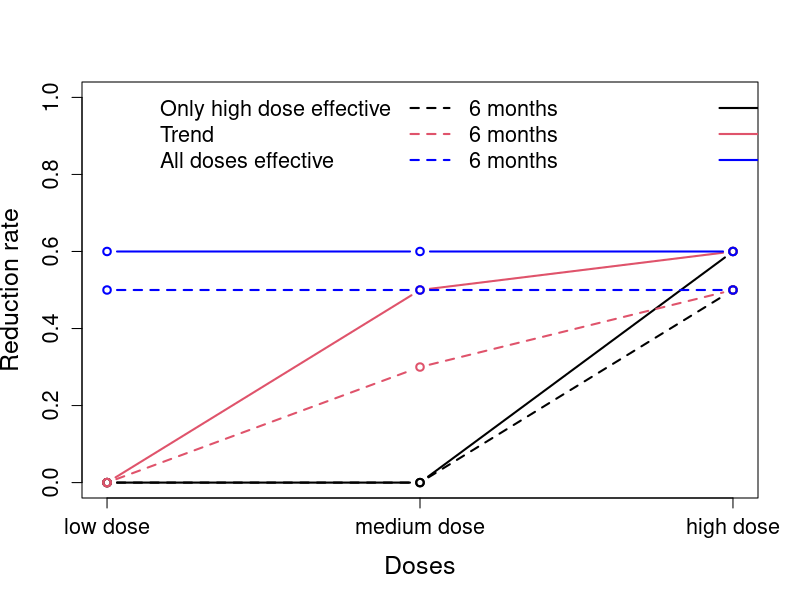
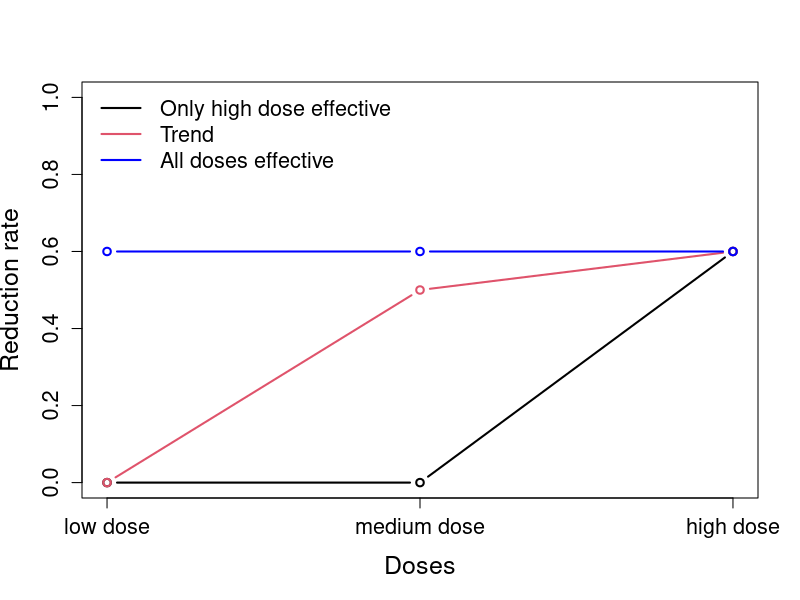

These charts were generated, in order, by the following R code: (Note: this script raises an error after producing the figures.)
#save.image(file='eWHORM.RData')
#load('yoursession.RData')


###################################################################
#oncho

mu<-19
sigma<-30
rmonth=1


##################################
#
# Simulation 1
#


r0_6no=0
r1_6no=0
r2_6no=0
r3_6no=0
r0_12no=0
r1_12no=0
r2_12no=0
r3_12no=0

r0_6lo=0
r1_6lo=0
r2_6lo=0
r3_6lo=0.5
r0_12lo=0
r1_12lo=0
r2_12lo=0
r3_12lo=0.6

r0_6me=0
r1_6me=0
r2_6me=0.3
r3_6me=0.5
r0_12me=0
r1_12me=0
r2_12me=0.5
r3_12me=0.6

r0_6hi=0
r1_6hi=0.5
r2_6hi=0.5
r3_6hi=0.5
r0_12hi=0
r1_12hi=0.6
r2_12hi=0.6
r3_12hi=0.6

pdf(file ="Scenarios.pdf", width = 10, height = 10, pointsize = 12, paper = "special")
plot(1:3,c(r1_6lo,r2_6lo,r3_6lo),type="b",lty=2,ylim=c(0,1),ylab="Reduction rate",xlab="Doses",lwd=2,xaxt="n",cex.lab=1.5,cex.axis=1.3)
axis(1,c(1:3),c("low dose","medium dose","high dose"),cex.axis=1.3,cex=1.3)#,c("Selection","condPow","Pow"),padj=-0.3,cex.axis=1.3)
legend("topleft",legend=c("Only high dose effective","Trend","All doses effective","6 months","6 months","6 months","12 months","12 months","12 months"),lwd=2,col=c("white","white","white",1,2,"blue",1,2,"blue"),bty="n",lty=c(1,1,1,2,2,2),ncol=3,cex=1.3)
lines(1:3,c(r1_12lo,r2_12lo,r3_12lo),type="b",lty=1,lwd=2)
lines(1:3,c(r1_12me,r2_12me,r3_12me),type="b",lty=1,lwd=2,col=2)
lines(1:3,c(r1_6me,r2_6me,r3_6me),type="b",lty=2,lwd=2,col=2)            
lines(1:3,c(r1_12hi,r2_12hi,r3_12hi),type="b",lty=1,lwd=2,col="blue")
lines(1:3,c(r1_6hi,r2_6hi,r3_6hi),type="b",lty=2,lwd=2,col="blue")            
dev.off()

pdf(file ="Scenarios_Trichuris.pdf", width = 10, height = 10, pointsize = 12, paper = "special")
plot(1:3,c(r1_12lo,r2_12lo,r3_12lo),type="b",lty=1,ylim=c(0,1),ylab="Reduction rate",xlab="Doses",lwd=2,xaxt="n",cex.lab=1.5,cex.axis=1.3)
axis(1,c(1:3),c("low dose","medium dose","high dose"),cex.axis=1.3,cex=1.3)#,c("Selection","condPow","Pow"),padj=-0.3,cex.axis=1.3)
legend("topleft",legend=c("Only high dose effective","Trend","All doses effective"),lwd=2,col=c(1,2,"blue"),bty="n",lty=c(1,1,1),ncol=1,cex=1.3)
lines(1:3,c(r1_12me,r2_12me,r3_12me),type="b",lty=1,lwd=2,col=2)
lines(1:3,c(r1_12hi,r2_12hi,r3_12hi),type="b",lty=1,lwd=2,col="blue")
dev.off()






mu_raw_0 = mu
sd_raw_0 = sigma 
rho = 0.5
n_trials=10000
n_arms = 4
N1<-c(80,80,80,120,120,120)
N = 200

alpha1<-c(.1,.2,.3,.1,.2,.3)
alpha=.025
sim_out1=1
sel_scen=0
side1=1
test1=0
dropout=.1
rr0=0
rr1=0
rr2=0
rr3=0

#no_effect

#simulation.global.null<-c(mu_raw_0, sd_raw_0, r0_6,r1_6,r2_6,r3_6, r0_12,r1_12,r2_12,r3_12,  rho ,   #data.matrix(expand.grid
#            n_trials,n_arms,N1 , N, rmonth, alpha1 , alpha,  sim_out1,sel_scen, side1, test1)#)

oncho_no_effect<-mapply(simul_res,mu_raw_0, sd_raw_0 , r0_6no,r1_6no,r2_6no,r3_6no, r0_12no,r1_12no,r2_12no,r3_12no,  rho ,
       n_trials,4,N1 , N, rmonth, alpha1 , alpha,
       sim_out1,sel_scen, side1,test1,dropout,rr0,rr1,rr2,rr3)



#low_effect
oncho_low_effect<-mapply(simul_res,mu_raw_0, sd_raw_0 , r0_6lo,r1_6lo,r2_6lo,r3_6lo, r0_12lo,r1_12lo,r2_12lo,r3_12lo,  rho ,
                        n_trials,4,N1 , N, rmonth, alpha1 , alpha,
                        sim_out1,sel_scen, side1,test1,dropout,rr0,rr1,rr2,rr3)


#med_effect

oncho_med_effect<-mapply(simul_res,mu_raw_0, sd_raw_0 , r0_6me,r1_6me,r2_6me,r3_6me, r0_12me,r1_12me,r2_12me,r3_12me,  rho ,
                         n_trials,4,N1 , N, rmonth, alpha1 , alpha,
                         sim_out1,sel_scen, side1,test1,dropout,rr0,rr1,rr2,rr3)



#high_effect

oncho_high_effect<-mapply(simul_res,mu_raw_0, sd_raw_0 , r0_6hi,r1_6hi,r2_6hi,r3_6hi, r0_12hi,r1_12hi,r2_12hi,r3_12hi,  rho ,
                         n_trials,4,N1 , N, rmonth, alpha1 , alpha,
                         sim_out1,sel_scen, side1,test1,dropout,rr0,rr1,rr2,rr3)




#Power
pdf(file ="Oncho_Pow.pdf", width = 12, height = 9, pointsize = 12, paper = "special")

par (mfrow=c(3,4), mar=c(1, 1, 1, 1), oma=c(3, 3, 1, 1))
#plot(1:3,oncho_no_effect[7,1:3],type="b",xaxt="n",ylim=c(0,1),lty=1,lwd=2,col=1)
#mtext(side=2,"Proportion",cex=1,line=2.1)#,line=2.2)
#mtext(side=3,"Low Dose",cex=1.3)#,line=2.2)
#lines(1:3,oncho_no_effect[7,4:6],type="b",lwd=2,col=2)
#lines(1:3,oncho_no_effect[11,1:3],type="b",lwd=2,col=3,lty=2)
#lines(1:3,oncho_no_effect[15,1:3],type="b",lwd=2,col=5,lty=2)

#plot(1:3,oncho_no_effect[8,1:3],type="b",xaxt="n",yaxt="n",ylim=c(0,1),lwd=2,col=1)
#mtext(side=3,"Medium Dose",cex=1.3)#,line=2.2)
#lines(1:3,oncho_no_effect[8,4:6],type="b",lwd=2,col=2)
#lines(1:3,oncho_no_effect[12,1:3],type="b",lwd=2,col=3,lty=2)
#lines(1:3,oncho_no_effect[16,1:3],type="b",lwd=2,col=5,lty=2)

#plot(1:3,oncho_no_effect[9,1:3],type="b",xaxt="n",yaxt="n",ylim=c(0,1),lwd=2,col=1)
#mtext(side=3,"High Dose",cex=1.3)#,line=2.2)
#lines(1:3,oncho_no_effect[9,4:6],type="b",lwd=2,col=2)
#lines(1:3,oncho_no_effect[13,1:3],type="b",lwd=2,col=3,lty=2)
#lines(1:3,oncho_no_effect[17,1:3],type="b",lwd=2,col=5,lty=2)

#plot(1:3,oncho_no_effect[10,1:3],type="b",xaxt="n",yaxt="n",ylim=c(0,1),lwd=2,col=1)
#mtext(side=3,"Disjunctive",cex=1.3)#,line=2.2)
#lines(1:3,oncho_no_effect[10,4:6],type="b",lwd=2,col=2)
#lines(1:3,oncho_no_effect[14,1:3],type="b",lwd=2,col=3,lty=2)
#lines(1:3,oncho_no_effect[18,1:3],type="b",lwd=2,col=5,lty=2)
#mtext(side=4,"Global null hypothesis",cex=1,line=1)#,line=2.2)



plot(1:3,oncho_low_effect[7,1:3],type="b",xaxt="n",ylim=c(0,1),lty=1,lwd=2,col=1,cex.axis=1.3)
legend("top",legend=c(expression(N[1]==80),expression(N[1]==120),"MA1","MA2"),lwd=2,col=c(1,2,3,4,"white","white"),lty=c(1,1,2,2),bty="n",cex=1.3)
mtext(side=2,"Proportion",cex=1,line=2.1)#,line=2.2)
mtext(side=3,"Low Dose",cex=1.3)#,line=2.2)
lines(1:3,oncho_low_effect[7,4:6],type="b",lty=1,lwd=2,col=2)
lines(1:3,oncho_low_effect[11,1:3],type="b",lwd=2,col=3,lty=2)
lines(1:3,oncho_low_effect[15,1:3],type="b",lwd=2,col=5,lty=2)

plot(1:3,oncho_low_effect[8,1:3],type="b",xaxt="n",yaxt="n",ylim=c(0,1),lwd=2,col=1)
mtext(side=3,"Medium Dose",cex=1.3)#,line=2.2)
lines(1:3,oncho_low_effect[8,4:6],type="b",lwd=2,col=2)
lines(1:3,oncho_low_effect[12,1:3],type="b",lwd=2,col=3,lty=2)
lines(1:3,oncho_low_effect[16,1:3],type="b",lwd=2,col=5,lty=2)

plot(1:3,oncho_low_effect[9,1:3],type="b",xaxt="n",yaxt="n",ylim=c(0,1),lwd=2,col=1)
mtext(side=3,"High Dose",cex=1.3)#,line=2.2)
lines(1:3,oncho_low_effect[9,4:6],type="b",lwd=2,col=2)
lines(1:3,oncho_low_effect[13,1:3],type="b",lwd=2,col=3,lty=2)
lines(1:3,oncho_low_effect[17,1:3],type="b",lwd=2,col=5,lty=2)

plot(1:3,oncho_low_effect[10,1:3],type="b",xaxt="n",yaxt="n",ylim=c(0,1),lwd=2,col=1)
lines(1:3,oncho_low_effect[10,4:6],type="b",lwd=2,col=2)
mtext(side=3,"Disjunctive",cex=1.3)#,line=2.2)lines(1:3,oncho_low_effect[10,4:6],type="b",lwd=2,col=2)
lines(1:3,oncho_low_effect[14,1:3],type="b",lwd=2,col=3,lty=2)
lines(1:3,oncho_low_effect[18,1:3],type="b",lwd=2,col=5,lty=2)
mtext(side=4,"Scenario high dose eff.",cex=1,line=1)#,line=2.2)


plot(1:3,oncho_med_effect[7,1:3],type="b",xaxt="n",ylim=c(0,1),lty=1,lwd=2,col=1,cex.axis=1.3)
mtext(side=2,"Proportion",cex=1,line=2.1)#,line=2.2)
lines(1:3,oncho_med_effect[7,4:6],type="b",lty=1,lwd=2,col=2)
lines(1:3,oncho_med_effect[11,1:3],type="b",lwd=2,col=3,lty=2)
lines(1:3,oncho_med_effect[15,1:3],type="b",lwd=2,col=5,lty=2)

plot(1:3,oncho_med_effect[8,1:3],type="b",xaxt="n",yaxt="n",ylim=c(0,1),lwd=2,col=1)
lines(1:3,oncho_med_effect[8,4:6],type="b",lwd=2,col=2)
lines(1:3,oncho_med_effect[12,1:3],type="b",lwd=2,col=3,lty=2)
lines(1:3,oncho_med_effect[16,1:3],type="b",lwd=2,col=5,lty=2)

plot(1:3,oncho_med_effect[9,1:3],type="b",xaxt="n",yaxt="n",ylim=c(0,1),lwd=2,col=1)
lines(1:3,oncho_med_effect[9,4:6],type="b",lwd=2,col=2)
lines(1:3,oncho_med_effect[13,1:3],type="b",lwd=2,col=3,lty=2)
lines(1:3,oncho_med_effect[17,1:3],type="b",lwd=2,col=5,lty=2)

plot(1:3,oncho_med_effect[10,1:3],type="b",xaxt="n",yaxt="n",ylim=c(0,1),lwd=2,col=1)
lines(1:3,oncho_med_effect[10,4:6],type="b",lwd=2,col=2)
lines(1:3,oncho_med_effect[14,1:3],type="b",lwd=2,col=3,lty=2)
lines(1:3,oncho_med_effect[18,1:3],type="b",lwd=2,col=5,lty=2)
mtext(side=4,"Scenario Trend",cex=1,line=1)#,line=2.2)

plot(1:3,oncho_high_effect[7,1:3],type="b",xaxt="n",ylim=c(0,1),lty=1,lwd=2,col=1,cex.axis=1.3)
mtext(side=2,"Proportion",cex=1,line=2.1)#,line=2.2)
lines(1:3,oncho_high_effect[7,4:6],type="b",lty=1,lwd=2,col=2)
lines(1:3,oncho_high_effect[11,1:3],type="b",lwd=2,col=3,lty=2)
lines(1:3,oncho_high_effect[15,1:3],type="b",lwd=2,col=5,lty=2)
axis(1,c(1:3),c("0.1","0.2","0.3"),padj=-0.3,cex.axis=1.3)#,c("Selection","condPow","Pow"),padj=-0.3,cex.axis=1.3)
mtext(side=1,expression(alpha[1]),cex=1,line=2)#,line=2.2)

plot(1:3,oncho_high_effect[8,1:3],type="b",xaxt="n",yaxt="n",ylim=c(0,1),lwd=2,col=1)
lines(1:3,oncho_high_effect[8,4:6],type="b",lwd=2,col=2)
lines(1:3,oncho_high_effect[12,1:3],type="b",lwd=2,col=3,lty=2)
lines(1:3,oncho_high_effect[16,1:3],type="b",lwd=2,col=5,lty=2)
axis(1,c(1:3),c("0.1","0.2","0.3"),padj=-0.3,cex.axis=1.3)#,c("Selection","condPow","Pow"),padj=-0.3,cex.axis=1.3)
mtext(side=1,expression(alpha[1]),cex=1,line=2)#,line=2.2)

plot(1:3,oncho_high_effect[9,1:3],type="b",xaxt="n",yaxt="n",ylim=c(0,1),lwd=2,col=1)
lines(1:3,oncho_high_effect[9,4:6],type="b",lwd=2,col=2)
lines(1:3,oncho_high_effect[13,1:3],type="b",lwd=2,col=3,lty=2)
lines(1:3,oncho_high_effect[17,1:3],type="b",lwd=2,col=5,lty=2)
axis(1,c(1:3),c("0.1","0.2","0.3"),padj=-0.3,cex.axis=1.3)#,c("Selection","condPow","Pow"),padj=-0.3,cex.axis=1.3)
mtext(side=1,expression(alpha[1]),cex=1,line=2)#,line=2.2)

plot(1:3,oncho_high_effect[10,1:3],type="b",xaxt="n",yaxt="n",ylim=c(0,1),lwd=2,col=1)
lines(1:3,oncho_high_effect[10,4:6],type="b",lwd=2,col=2)
lines(1:3,oncho_high_effect[14,1:3],type="b",lwd=2,col=3,lty=2)
lines(1:3,oncho_high_effect[18,1:3],type="b",lwd=2,col=5,lty=2)
mtext(side=4,"Scenario all dose eff.",cex=1,line=1)#,line=2.2)
axis(1,c(1:3),c("0.1","0.2","0.3"),padj=-0.3,cex.axis=1.3)#,c("Selection","condPow","Pow"),padj=-0.3,cex.axis=1.3)
mtext(side=1,expression(alpha[1]),cex=1,line=2)#,line=2.2)

dev.off()



#Selection
pdf(file ="Oncho_selection.pdf", width = 9, height = 12, pointsize = 12, paper = "special")

par (mfrow=c(4,3), mar=c(1, 1, 1, 1), oma=c(3, 3, 1, 1))
plot(1:3,oncho_no_effect[1,1:3],type="b",xaxt="n",ylim=c(0,1),lty=1,lwd=2,col=1)
legend("top",legend=c(expression(N[1]==80),expression(N[1]==120)),lwd=2,col=c(1,2),lty=c(1,1),bty="n",cex=1.3)
mtext(side=2,"Proportion",cex=1,line=2.1)#,line=2.2)
mtext(side=3,"Low Dose",cex=1.3)#,line=2.2)
#legend("topright",legend=c(expression(N[1]==60),expression(alpha[1]==0.1),expression(alpha[1]==0.2),expression(alpha[1]==0.3),expression(N[1]==90),expression(alpha[1]==0.1),expression(alpha[1]==0.2),expression(alpha[1]==0.3)),cex=.8,lwd=2,col=c("white",1:3,"white",4:6),lwd=2.5,ncol=2,bty="n",pch=c(1,1:3,1,4:6))
lines(1:3,oncho_no_effect[1,4:6],type="b",lwd=2,col=2)

plot(1:3,oncho_no_effect[2,1:3],type="b",xaxt="n",yaxt="n",ylim=c(0,1),lwd=2,col=1)
mtext(side=3,"Medium Dose",cex=1.3)#,line=2.2)
lines(1:3,oncho_no_effect[2,4:6],type="b",lwd=2,col=2)

plot(1:3,oncho_no_effect[3,1:3],type="b",xaxt="n",yaxt="n",ylim=c(0,1),lwd=2,col=1)
mtext(side=3,"High Dose",cex=1.3)#,line=2.2)
lines(1:3,oncho_no_effect[3,4:6],type="b",lwd=2,col=2)

mtext(side=4,"Global null hypothesis",cex=1,line=1)#,line=2.2)



plot(1:3,oncho_low_effect[1,1:3],type="b",xaxt="n",ylim=c(0,1),lty=1,lwd=2,col=1,cex.axis=1.3)
mtext(side=2,"Proportion",cex=1,line=2.1)#,line=2.2)
lines(1:3,oncho_low_effect[1,4:6],type="b",lty=1,lwd=2,col=2)

plot(1:3,oncho_low_effect[2,1:3],type="b",xaxt="n",yaxt="n",ylim=c(0,1),lwd=2,col=1)
lines(1:3,oncho_low_effect[2,4:6],type="b",lwd=2,col=2)

plot(1:3,oncho_low_effect[3,1:3],type="b",xaxt="n",yaxt="n",ylim=c(0,1),lwd=2,col=1)
lines(1:3,oncho_low_effect[3,4:6],type="b",lwd=2,col=2)
mtext(side=4,"Scenario high dose eff.",cex=1,line=1)#,line=2.2)


plot(1:3,oncho_med_effect[1,1:3],type="b",xaxt="n",ylim=c(0,1),lty=1,lwd=2,col=1,cex.axis=1.3)
mtext(side=2,"Proportion",cex=1,line=2.1)#,line=2.2)
lines(1:3,oncho_med_effect[1,4:6],type="b",lty=1,lwd=2,col=2)

plot(1:3,oncho_med_effect[2,1:3],type="b",xaxt="n",yaxt="n",ylim=c(0,1),lwd=2,col=1)
lines(1:3,oncho_med_effect[2,4:6],type="b",lwd=2,col=2)

plot(1:3,oncho_med_effect[3,1:3],type="b",xaxt="n",yaxt="n",ylim=c(0,1),lwd=2,col=1)
lines(1:3,oncho_med_effect[3,4:6],type="b",lwd=2,col=2)
mtext(side=4,"Scenario Trend",cex=1,line=1)#,line=2.2)

plot(1:3,oncho_high_effect[1,1:3],type="b",xaxt="n",ylim=c(0,1),lty=1,lwd=2,col=1,cex.axis=1.3)
mtext(side=2,"Proportion",cex=1,line=2.1)#,line=2.2)
lines(1:3,oncho_high_effect[1,4:6],type="b",lty=1,lwd=2,col=2)
axis(1,c(1:3),c("0.1","0.2","0.3"),padj=-0.3,cex.axis=1.3)#,c("Selection","condPow","Pow"),padj=-0.3,cex.axis=1.3)
mtext(side=1,expression(alpha[1]),cex=1,line=2)#,line=2.2)

plot(1:3,oncho_high_effect[2,1:3],type="b",xaxt="n",yaxt="n",ylim=c(0,1),lwd=2,col=1)
lines(1:3,oncho_high_effect[2,4:6],type="b",lwd=2,col=2)
axis(1,c(1:3),c("0.1","0.2","0.3"),padj=-0.3,cex.axis=1.3)#,c("Selection","condPow","Pow"),padj=-0.3,cex.axis=1.3)
mtext(side=1,expression(alpha[1]),cex=1,line=2)#,line=2.2)

plot(1:3,oncho_high_effect[3,1:3],type="b",xaxt="n",yaxt="n",ylim=c(0,1),lwd=2,col=1)
lines(1:3,oncho_high_effect[3,4:6],type="b",lwd=2,col=2)
axis(1,c(1:3),c("0.1","0.2","0.3"),padj=-0.3,cex.axis=1.3)#,c("Selection","condPow","Pow"),padj=-0.3,cex.axis=1.3)
mtext(side=1,expression(alpha[1]),cex=1,line=2)#,line=2.2)
mtext(side=4,"Scenario all dose eff.",cex=1,line=1)#,line=2.2)
dev.off()

#Conditional Power


pdf(file ="Oncho_condpower.pdf", width = 9, height = 9, pointsize = 12, paper = "special")
par (mfrow=c(3,3), mar=c(1, 1, 1, 1), oma=c(3, 3, 1, 1))
#plot(1:3,oncho_no_effect[4,1:3],type="b",xaxt="n",ylim=c(0,1),lty=1,lwd=2,col=1)
#mtext(side=2,"Proportion",cex=1,line=2.1)#,line=2.2)
#mtext(side=3,"Low Dose",cex=1.3)#,line=2.2)
#legend("topright",legend=c(expression(N[1]==60),expression(alpha[1]==0.1),expression(alpha[1]==0.2),expression(alpha[1]==0.3),expression(N[1]==90),expression(alpha[1]==0.1),expression(alpha[1]==0.2),expression(alpha[1]==0.3)),cex=.8,lwd=2,col=c("white",1:3,"white",4:6),lwd=2.5,ncol=2,bty="n",pch=c(1,1:3,1,4:6))
#lines(1:3,oncho_no_effect[4,4:6],type="b",lwd=2,col=2)

#plot(1:3,oncho_no_effect[5,1:3],type="b",xaxt="n",yaxt="n",ylim=c(0,1),lwd=2,col=1)
#mtext(side=3,"Medium Dose",cex=1.3)#,line=2.2)
#lines(1:3,oncho_no_effect[5,4:6],type="b",lwd=2,col=2)

#plot(1:3,oncho_no_effect[6,1:3],type="b",xaxt="n",yaxt="n",ylim=c(0,1),lwd=2,col=1)
#mtext(side=3,"High Dose",cex=1.3)#,line=2.2)
#lines(1:3,oncho_no_effect[6,4:6],type="b",lwd=2,col=2)

#mtext(side=4,"Global null hypothesis",cex=1,line=1)#,line=2.2)



plot(1:3,oncho_low_effect[4,1:3],type="b",xaxt="n",ylim=c(0,1),lty=1,lwd=2,col=1,cex.axis=1.3)
legend("top",legend=c(expression(N[1]==80),expression(N[1]==120)),lwd=2,col=c(1,2),lty=c(1,1),bty="n",cex=1.3)
mtext(side=3,"Low Dose",cex=1.3)#,line=2.2)
mtext(side=2,"Proportion",cex=1,line=2.1)#,line=2.2)
lines(1:3,oncho_low_effect[4,4:6],type="b",lty=1,lwd=2,col=2)

plot(1:3,oncho_low_effect[5,1:3],type="b",xaxt="n",yaxt="n",ylim=c(0,1),lwd=2,col=1)
mtext(side=3,"Medium Dose",cex=1.3)#,line=2.2)
lines(1:3,oncho_low_effect[5,4:6],type="b",lwd=2,col=2)

plot(1:3,oncho_low_effect[6,1:3],type="b",xaxt="n",yaxt="n",ylim=c(0,1),lwd=2,col=1)
mtext(side=3,"High Dose",cex=1.3)#,line=2.2)
lines(1:3,oncho_low_effect[6,4:6],type="b",lwd=2,col=2)
mtext(side=4,"Scenario high dose eff.",cex=1,line=1)#,line=2.2)


plot(1:3,oncho_med_effect[4,1:3],type="b",xaxt="n",ylim=c(0,1),lty=1,lwd=2,col=1,cex.axis=1.3)
mtext(side=2,"Proportion",cex=1,line=2.1)#,line=2.2)
lines(1:3,oncho_med_effect[4,4:6],type="b",lty=1,lwd=2,col=2)

plot(1:3,oncho_med_effect[5,1:3],type="b",xaxt="n",yaxt="n",ylim=c(0,1),lwd=2,col=1)
lines(1:3,oncho_med_effect[5,4:6],type="b",lwd=2,col=2)

plot(1:3,oncho_med_effect[6,1:3],type="b",xaxt="n",yaxt="n",ylim=c(0,1),lwd=2,col=1)
lines(1:3,oncho_med_effect[6,4:6],type="b",lwd=2,col=2)
mtext(side=4,"Scenario Trend",cex=1,line=1)#,line=2.2)

plot(1:3,oncho_high_effect[4,1:3],type="b",xaxt="n",ylim=c(0,1),lty=1,lwd=2,col=1,cex.axis=1.3)
mtext(side=2,"Proportion",cex=1,line=2.1)#,line=2.2)
lines(1:3,oncho_high_effect[4,4:6],type="b",lty=1,lwd=2,col=2)
axis(1,c(1:3),c("0.1","0.2","0.3"),padj=-0.3,cex.axis=1.3)#,c("Selection","condPow","Pow"),padj=-0.3,cex.axis=1.3)
mtext(side=1,expression(alpha[1]),cex=1,line=2)#,line=2.2)

plot(1:3,oncho_high_effect[5,1:3],type="b",xaxt="n",yaxt="n",ylim=c(0,1),lwd=2,col=1)
lines(1:3,oncho_high_effect[5,4:6],type="b",lwd=2,col=2)
axis(1,c(1:3),c("0.1","0.2","0.3"),padj=-0.3,cex.axis=1.3)#,c("Selection","condPow","Pow"),padj=-0.3,cex.axis=1.3)
mtext(side=1,expression(alpha[1]),cex=1,line=2)#,line=2.2)

plot(1:3,oncho_high_effect[6,1:3],type="b",xaxt="n",yaxt="n",ylim=c(0,1),lwd=2,col=1)
lines(1:3,oncho_high_effect[6,4:6],type="b",lwd=2,col=2)
axis(1,c(1:3),c("0.1","0.2","0.3"),padj=-0.3,cex.axis=1.3)#,c("Selection","condPow","Pow"),padj=-0.3,cex.axis=1.3)
mtext(side=1,expression(alpha[1]),cex=1,line=2)#,line=2.2)
mtext(side=4,"Scenario all dose eff.",cex=1,line=1)#,line=2.2)

dev.off()



##################################
#
# Simulation 2
#




###############################################################################################
###############################################################################################

#
#
#     Compare  linear model - t-test Wilcoxon
#
#


N1<-120
alpha1<-.3
sel_scen=c(0,0,0,1,1,1)
test1=c(0,2,3,0,2,3)

#no_effect

oncho_no_effect_test<-mapply(simul_res,mu_raw_0, sd_raw_0 , r0_6no,r1_6no,r2_6no,r3_6no, r0_12no,r1_12no,r2_12no,r3_12no,  rho ,
                        n_trials,4,N1 , N, rmonth, alpha1 , alpha,
                        sim_out1,sel_scen, side1,test1,dropout,rr0,rr1,rr2,rr3)

#low_effect
oncho_low_effect_test<-mapply(simul_res,mu_raw_0, sd_raw_0 , r0_6lo,r1_6lo,r2_6lo,r3_6lo, r0_12lo,r1_12lo,r2_12lo,r3_12lo,  rho ,
                         n_trials,4,N1 , N, rmonth, alpha1 , alpha,
                         sim_out1,sel_scen, side1,test1,dropout,rr0,rr1,rr2,rr3)

#med_effect

oncho_med_effect_test<-mapply(simul_res,mu_raw_0, sd_raw_0 , r0_6me,r1_6me,r2_6me,r3_6me, r0_12me,r1_12me,r2_12me,r3_12me,  rho ,
                         n_trials,4,N1 , N, rmonth, alpha1 , alpha,
                         sim_out1,sel_scen, side1,test1,dropout,rr0,rr1,rr2,rr3)

#high_effect

oncho_high_effect_test<-mapply(simul_res,mu_raw_0, sd_raw_0 , r0_6hi,r1_6hi,r2_6hi,r3_6hi, r0_12hi,r1_12hi,r2_12hi,r3_12hi,  rho ,
                          n_trials,4,N1 , N, rmonth, alpha1 , alpha,
                          sim_out1,sel_scen, side1,test1,dropout,rr0,rr1,rr2,rr3)







#Power
pdf(file ="Oncho_Pow_test.pdf", width = 12, height = 9, pointsize = 12, paper = "special")

par (mfrow=c(3,4), mar=c(1, 1, 1, 1), oma=c(3, 3, 1, 1))
#plot(1:3,oncho_no_effect_test[7,1:3],type="b",xaxt="n",ylim=c(0,1),lty=1,lwd=2,col=1)
#mtext(side=2,"Proportion",cex=1,line=2.1)#,line=2.2)
#mtext(side=3,"Low Dose",cex=1.3)#,line=2.2)
##legend("topright",legend=c(expression(N[1]==60),expression(alpha[1]==0.1),expression(alpha[1]==0.2),expression(alpha[1]==0.3),expression(N[1]==90),expression(alpha[1]==0.1),expression(alpha[1]==0.2),expression(alpha[1]==0.3)),cex=.8,lwd=2,col=c("white",1:3,"white",4:6),lwd=2.5,ncol=2,bty="n",pch=c(1,1:3,1,4:6))
#lines(1:3,oncho_no_effect_test[7,4:6],type="b",lwd=2,col=2)
#lines(1:3,oncho_no_effect_test[11,1:3],type="b",lwd=2,col=3,lty=2)
##lines(1:3,oncho_no_effect_test[11,4:6],type="b",lwd=2,col=4) #sollte das selbe sein wie in voriger Zeile, daher weglassen
#lines(1:3,oncho_no_effect_test[15,1:3],type="b",lwd=2,col=5,lty=2)

#plot(1:3,oncho_no_effect_test[8,1:3],type="b",xaxt="n",yaxt="n",ylim=c(0,1),lwd=2,col=1)
#mtext(side=3,"Medium Dose",cex=1.3)#,line=2.2)
#lines(1:3,oncho_no_effect_test[8,4:6],type="b",lwd=2,col=2)
#lines(1:3,oncho_no_effect_test[12,1:3],type="b",lwd=2,col=3,lty=2)
#lines(1:3,oncho_no_effect_test[16,1:3],type="b",lwd=2,col=5,lty=2)#

#plot(1:3,oncho_no_effect_test[9,1:3],type="b",xaxt="n",yaxt="n",ylim=c(0,1),lwd=2,col=1)
#mtext(side=3,"High Dose",cex=1.3)#,line=2.2)
#lines(1:3,oncho_no_effect_test[9,4:6],type="b",lwd=2,col=2)
#lines(1:3,oncho_no_effect_test[13,1:3],type="b",lwd=2,col=3,lty=2)
#lines(1:3,oncho_no_effect_test[17,1:3],type="b",lwd=2,col=5,lty=2)

#plot(1:3,oncho_no_effect_test[10,1:3],type="b",xaxt="n",yaxt="n",ylim=c(0,1),lwd=2,col=1)
#mtext(side=3,"Disjunctive",cex=1.3)#,line=2.2)
#lines(1:3,oncho_no_effect_test[10,4:6],type="b",lwd=2,col=2)
#lines(1:3,oncho_no_effect_test[14,1:3],type="b",lwd=2,col=3,lty=2)
#lines(1:3,oncho_no_effect_test[18,1:3],type="b",lwd=2,col=5,lty=2)
#mtext(side=4,"Global null hypothesis",cex=1,line=1)#,line=2.2)



plot(1:3,oncho_low_effect_test[7,1:3],type="b",xaxt="n",ylim=c(0,1),lty=1,lwd=2,col=1,cex.axis=1.3)
legend("top",legend=c("Selection strategy B","Selection strategy A","MA1","MA2"),lwd=2,col=c(1,2,3,4),lty=c(1,1,2,2),bty="n",cex=1.3)
mtext(side=2,"Proportion",cex=1,line=2.1)#,line=2.2)
mtext(side=3,"Low Dose",cex=1.3)#,line=2.2)
lines(1:3,oncho_low_effect_test[7,4:6],type="b",lty=1,lwd=2,col=2)
lines(1:3,oncho_low_effect_test[11,1:3],type="b",lwd=2,col=3,lty=2)
lines(1:3,oncho_low_effect_test[15,1:3],type="b",lwd=2,col=5,lty=2)

plot(1:3,oncho_low_effect_test[8,1:3],type="b",xaxt="n",yaxt="n",ylim=c(0,1),lwd=2,col=1)
mtext(side=3,"Medium Dose",cex=1.3)#,line=2.2)
lines(1:3,oncho_low_effect_test[8,4:6],type="b",lwd=2,col=2)
lines(1:3,oncho_low_effect_test[12,1:3],type="b",lwd=2,col=3,lty=2)
lines(1:3,oncho_low_effect_test[16,1:3],type="b",lwd=2,col=5,lty=2)

plot(1:3,oncho_low_effect_test[9,1:3],type="b",xaxt="n",yaxt="n",ylim=c(0,1),lwd=2,col=1)
mtext(side=3,"High Dose",cex=1.3)#,line=2.2)
lines(1:3,oncho_low_effect_test[9,4:6],type="b",lwd=2,col=2)
lines(1:3,oncho_low_effect_test[13,1:3],type="b",lwd=2,col=3,lty=2)
lines(1:3,oncho_low_effect_test[17,1:3],type="b",lwd=2,col=5,lty=2)

plot(1:3,oncho_low_effect_test[10,1:3],type="b",xaxt="n",yaxt="n",ylim=c(0,1),lwd=2,col=1)
mtext(side=3,"Disjunctive",cex=1.3)#,line=2.2)
lines(1:3,oncho_low_effect_test[10,4:6],type="b",lwd=2,col=2)
lines(1:3,oncho_low_effect_test[14,1:3],type="b",lwd=2,col=3,lty=2)
lines(1:3,oncho_low_effect_test[18,1:3],type="b",lwd=2,col=5,lty=2)
mtext(side=4,"Scenario high dose eff.",cex=1,line=1)#,line=2.2)


plot(1:3,oncho_med_effect_test[7,1:3],type="b",xaxt="n",ylim=c(0,1),lty=1,lwd=2,col=1,cex.axis=1.3)
mtext(side=2,"Proportion",cex=1,line=2.1)#,line=2.2)
lines(1:3,oncho_med_effect_test[7,4:6],type="b",lty=1,lwd=2,col=2)
lines(1:3,oncho_med_effect_test[11,1:3],type="b",lwd=2,col=3,lty=2)
lines(1:3,oncho_med_effect_test[15,1:3],type="b",lwd=2,col=5,lty=2)

plot(1:3,oncho_med_effect_test[8,1:3],type="b",xaxt="n",yaxt="n",ylim=c(0,1),lwd=2,col=1)
lines(1:3,oncho_med_effect_test[8,4:6],type="b",lwd=2,col=2)
lines(1:3,oncho_med_effect_test[12,1:3],type="b",lwd=2,col=3,lty=2)
lines(1:3,oncho_med_effect_test[16,1:3],type="b",lwd=2,col=5,lty=2)

plot(1:3,oncho_med_effect_test[9,1:3],type="b",xaxt="n",yaxt="n",ylim=c(0,1),lwd=2,col=1)
lines(1:3,oncho_med_effect_test[9,4:6],type="b",lwd=2,col=2)
lines(1:3,oncho_med_effect_test[13,1:3],type="b",lwd=2,col=3,lty=2)
lines(1:3,oncho_med_effect_test[17,1:3],type="b",lwd=2,col=5,lty=2)

plot(1:3,oncho_med_effect_test[10,1:3],type="b",xaxt="n",yaxt="n",ylim=c(0,1),lwd=2,col=1)
lines(1:3,oncho_med_effect_test[10,4:6],type="b",lwd=2,col=2)
lines(1:3,oncho_med_effect_test[14,1:3],type="b",lwd=2,col=3,lty=2)
lines(1:3,oncho_med_effect_test[18,1:3],type="b",lwd=2,col=5,lty=2)
mtext(side=4,"Scenario Trend",cex=1,line=1)#,line=2.2)

plot(1:3,oncho_high_effect_test[7,1:3],type="b",xaxt="n",ylim=c(0,1),lty=1,lwd=2,col=1,cex.axis=1.3)
mtext(side=2,"Proportion",cex=1,line=2.1)#,line=2.2)
lines(1:3,oncho_high_effect_test[7,4:6],type="b",lty=1,lwd=2,col=2)
lines(1:3,oncho_high_effect_test[11,1:3],type="b",lwd=2,col=3,lty=2)
lines(1:3,oncho_high_effect_test[15,1:3],type="b",lwd=2,col=5,lty=2)
axis(1,c(1:3),c("lm","t","cc"),padj=-0.3,cex.axis=1.3)#,c("Selection","condPow","Pow"),padj=-0.3,cex.axis=1.3)
mtext(side=1,"Analysis",cex=1,line=2)#,line=2.2)

plot(1:3,oncho_high_effect_test[8,1:3],type="b",xaxt="n",yaxt="n",ylim=c(0,1),lwd=2,col=1)
lines(1:3,oncho_high_effect_test[8,4:6],type="b",lwd=2,col=2)
lines(1:3,oncho_high_effect_test[12,1:3],type="b",lwd=2,col=3,lty=2)
lines(1:3,oncho_high_effect_test[16,1:3],type="b",lwd=2,col=5,lty=2)
axis(1,c(1:3),c("lm","t","cc"),padj=-0.3,cex.axis=1.3)#,c("Selection","condPow","Pow"),padj=-0.3,cex.axis=1.3)
mtext(side=1,"Analysis",cex=1,line=2)#,line=2.2)

plot(1:3,oncho_high_effect_test[9,1:3],type="b",xaxt="n",yaxt="n",ylim=c(0,1),lwd=2,col=1)
lines(1:3,oncho_high_effect_test[9,4:6],type="b",lwd=2,col=2)
lines(1:3,oncho_high_effect_test[13,1:3],type="b",lwd=2,col=3,lty=2)
lines(1:3,oncho_high_effect_test[17,1:3],type="b",lwd=2,col=5,lty=2)
axis(1,c(1:3),c("lm","t","cc"),padj=-0.3,cex.axis=1.3)#,c("Selection","condPow","Pow"),padj=-0.3,cex.axis=1.3)
mtext(side=1,"Analysis",cex=1,line=2)#,line=2.2)

plot(1:3,oncho_high_effect_test[10,1:3],type="b",xaxt="n",yaxt="n",ylim=c(0,1),lwd=2,col=1)
lines(1:3,oncho_high_effect_test[10,4:6],type="b",lwd=2,col=2)
lines(1:3,oncho_high_effect_test[14,1:3],type="b",lwd=2,col=3,lty=2)
lines(1:3,oncho_high_effect_test[18,1:3],type="b",lwd=2,col=5,lty=2)
mtext(side=4,"Scenario all dose eff.",cex=1,line=1)#,line=2.2)
axis(1,c(1:3),c("lm","t","cc"),padj=-0.3,cex.axis=1.3)#,c("Selection","condPow","Pow"),padj=-0.3,cex.axis=1.3)
mtext(side=1,"Analysis",cex=1,line=2)#,line=2.2)

dev.off()



#Selection
pdf(file ="Oncho_selection_test.pdf", width = 9, height = 12, pointsize = 12, paper = "special")

par (mfrow=c(4,3), mar=c(1, 1, 1, 1), oma=c(3, 3, 1, 1))
plot(1:3,oncho_no_effect_test[1,1:3],type="b",xaxt="n",ylim=c(0,1),lty=1,lwd=2,col=1,cex.axis=1.3)
legend("top",legend=c("Selection strategy B","Selection strategy A"),lwd=2,col=c(1,2,3,4),lty=c(1,1,2,2),bty="n",cex=1.3)
mtext(side=2,"Proportion",cex=1,line=2.1)#,line=2.2)
mtext(side=3,"Low Dose",cex=1.3)#,line=2.2)
#legend("topright",legend=c(expression(N[1]==60),expression(alpha[1]==0.1),expression(alpha[1]==0.2),expression(alpha[1]==0.3),expression(N[1]==90),expression(alpha[1]==0.1),expression(alpha[1]==0.2),expression(alpha[1]==0.3)),cex=.8,lwd=2,col=c("white",1:3,"white",4:6),lwd=2.5,ncol=2,bty="n",pch=c(1,1:3,1,4:6))
lines(1:3,oncho_no_effect_test[1,4:6],type="b",lwd=2,col=2)

plot(1:3,oncho_no_effect_test[2,1:3],type="b",xaxt="n",yaxt="n",ylim=c(0,1),lwd=2,col=1)
mtext(side=3,"Medium Dose",cex=1.3)#,line=2.2)
lines(1:3,oncho_no_effect_test[2,4:6],type="b",lwd=2,col=2)

plot(1:3,oncho_no_effect_test[3,1:3],type="b",xaxt="n",yaxt="n",ylim=c(0,1),lwd=2,col=1)
mtext(side=3,"High Dose",cex=1.3)#,line=2.2)
lines(1:3,oncho_no_effect_test[3,4:6],type="b",lwd=2,col=2)

mtext(side=4,"Global null hypothesis",cex=1,line=1)#,line=2.2)



plot(1:3,oncho_low_effect_test[1,1:3],type="b",xaxt="n",ylim=c(0,1),lty=1,lwd=2,col=1,cex.axis=1.3)
mtext(side=2,"Proportion",cex=1,line=2.1)#,line=2.2)
lines(1:3,oncho_low_effect_test[1,4:6],type="b",lty=1,lwd=2,col=2)

plot(1:3,oncho_low_effect_test[2,1:3],type="b",xaxt="n",yaxt="n",ylim=c(0,1),lwd=2,col=1)
lines(1:3,oncho_low_effect_test[2,4:6],type="b",lwd=2,col=2)

plot(1:3,oncho_low_effect_test[3,1:3],type="b",xaxt="n",yaxt="n",ylim=c(0,1),lwd=2,col=1)
lines(1:3,oncho_low_effect_test[3,4:6],type="b",lwd=2,col=2)
mtext(side=4,"Scenario high dose eff.",cex=1,line=1)#,line=2.2)


plot(1:3,oncho_med_effect_test[1,1:3],type="b",xaxt="n",ylim=c(0,1),lty=1,lwd=2,col=1,cex.axis=1.3)
mtext(side=2,"Proportion",cex=1,line=2.1)#,line=2.2)
lines(1:3,oncho_med_effect_test[1,4:6],type="b",lty=1,lwd=2,col=2)

plot(1:3,oncho_med_effect_test[2,1:3],type="b",xaxt="n",yaxt="n",ylim=c(0,1),lwd=2,col=1)
lines(1:3,oncho_med_effect_test[2,4:6],type="b",lwd=2,col=2)

plot(1:3,oncho_med_effect_test[3,1:3],type="b",xaxt="n",yaxt="n",ylim=c(0,1),lwd=2,col=1)
lines(1:3,oncho_med_effect_test[3,4:6],type="b",lwd=2,col=2)
mtext(side=4,"Scenario Trend",cex=1,line=1)#,line=2.2)

plot(1:3,oncho_high_effect_test[1,1:3],type="b",xaxt="n",ylim=c(0,1),lty=1,lwd=2,col=1,cex.axis=1.3)
mtext(side=2,"Proportion",cex=1,line=2.1)#,line=2.2)
lines(1:3,oncho_high_effect_test[1,4:6],type="b",lty=1,lwd=2,col=2)
axis(1,c(1:3),c("lm","t","cc"),padj=-0.3,cex.axis=1.3)#,c("Selection","condPow","Pow"),padj=-0.3,cex.axis=1.3)
mtext(side=1,"Analysis",cex=1,line=2)#,line=2.2)

plot(1:3,oncho_high_effect_test[2,1:3],type="b",xaxt="n",yaxt="n",ylim=c(0,1),lwd=2,col=1)
lines(1:3,oncho_high_effect_test[2,4:6],type="b",lwd=2,col=2)
axis(1,c(1:3),c("lm","t","cc"),padj=-0.3,cex.axis=1.3)#,c("Selection","condPow","Pow"),padj=-0.3,cex.axis=1.3)
mtext(side=1,"Analysis",cex=1,line=2)#,line=2.2)

plot(1:3,oncho_high_effect_test[3,1:3],type="b",xaxt="n",yaxt="n",ylim=c(0,1),lwd=2,col=1)
lines(1:3,oncho_high_effect_test[3,4:6],type="b",lwd=2,col=2)
axis(1,c(1:3),c("lm","t","cc"),padj=-0.3,cex.axis=1.3)#,c("Selection","condPow","Pow"),padj=-0.3,cex.axis=1.3)
mtext(side=1,"Analysis",cex=1,line=2)#,line=2.2)
mtext(side=4,"Scenario all dose eff.",cex=1,line=1)#,line=2.2)
dev.off()

#Conditional Power


pdf(file ="Oncho_condpower_test.pdf", width = 9, height = 9, pointsize = 12, paper = "special")
par (mfrow=c(3,3), mar=c(1, 1, 1, 1), oma=c(3, 3, 1, 1))
#plot(1:3,oncho_no_effect_test[4,1:3],type="b",xaxt="n",ylim=c(0,1),lty=1,lwd=2,col=1)
#mtext(side=2,"Proportion",cex=1,line=2.1)#,line=2.2)
#mtext(side=3,"Low Dose",cex=1.3)#,line=2.2)
##legend("topright",legend=c(expression(N[1]==60),expression(alpha[1]==0.1),expression(alpha[1]==0.2),expression(alpha[1]==0.3),expression(N[1]==90),expression(alpha[1]==0.1),expression(alpha[1]==0.2),expression(alpha[1]==0.3)),cex=.8,lwd=2,col=c("white",1:3,"white",4:6),lwd=2.5,ncol=2,bty="n",pch=c(1,1:3,1,4:6))
#lines(1:3,oncho_no_effect_test[4,4:6],type="b",lwd=2,col=2)

#plot(1:3,oncho_no_effect_test[5,1:3],type="b",xaxt="n",yaxt="n",ylim=c(0,1),lwd=2,col=1)
#mtext(side=3,"Medium Dose",cex=1.3)#,line=2.2)
#lines(1:3,oncho_no_effect_test[5,4:6],type="b",lwd=2,col=2)

#plot(1:3,oncho_no_effect_test[6,1:3],type="b",xaxt="n",yaxt="n",ylim=c(0,1),lwd=2,col=1)
#mtext(side=3,"High Dose",cex=1.3)#,line=2.2)
#lines(1:3,oncho_no_effect_test[6,4:6],type="b",lwd=2,col=2)
#mtext(side=4,"Global null hypothesis",cex=1,line=1)#,line=2.2)



plot(1:3,oncho_low_effect_test[4,1:3],type="b",xaxt="n",ylim=c(0,1),lty=1,lwd=2,col=1,cex.axis=1.3)
legend("top",legend=c("Selection strategy B","Selection strategy A"),lwd=2,col=c(1,2,3,4),lty=c(1,1,2,2),bty="n",cex=1.3)
mtext(side=3,"Low Dose",cex=1.3)#,line=2.2)
mtext(side=2,"Proportion",cex=1,line=2.1)#,line=2.2)
lines(1:3,oncho_low_effect_test[4,4:6],type="b",lty=1,lwd=2,col=2)

plot(1:3,oncho_low_effect_test[5,1:3],type="b",xaxt="n",yaxt="n",ylim=c(0,1),lwd=2,col=1)
mtext(side=3,"Medium Dose",cex=1.3)#,line=2.2)
lines(1:3,oncho_low_effect_test[5,4:6],type="b",lwd=2,col=2)

plot(1:3,oncho_low_effect_test[6,1:3],type="b",xaxt="n",yaxt="n",ylim=c(0,1),lwd=2,col=1)
mtext(side=3,"High Dose",cex=1.3)#,line=2.2)
lines(1:3,oncho_low_effect_test[6,4:6],type="b",lwd=2,col=2)
mtext(side=4,"Scenario high dose eff.",cex=1,line=1)#,line=2.2)


plot(1:3,oncho_med_effect_test[4,1:3],type="b",xaxt="n",ylim=c(0,1),lty=1,lwd=2,col=1,cex.axis=1.3)
mtext(side=2,"Proportion",cex=1,line=2.1)#,line=2.2)
lines(1:3,oncho_med_effect_test[4,4:6],type="b",lty=1,lwd=2,col=2)

plot(1:3,oncho_med_effect_test[5,1:3],type="b",xaxt="n",yaxt="n",ylim=c(0,1),lwd=2,col=1)
lines(1:3,oncho_med_effect_test[5,4:6],type="b",lwd=2,col=2)

plot(1:3,oncho_med_effect_test[6,1:3],type="b",xaxt="n",yaxt="n",ylim=c(0,1),lwd=2,col=1)
lines(1:3,oncho_med_effect_test[6,4:6],type="b",lwd=2,col=2)
mtext(side=4,"Scenario Trend",cex=1,line=1)#,line=2.2)

plot(1:3,oncho_high_effect_test[4,1:3],type="b",xaxt="n",ylim=c(0,1),lty=1,lwd=2,col=1,cex.axis=1.3)
mtext(side=2,"Proportion",cex=1,line=2.1)#,line=2.2)
lines(1:3,oncho_high_effect_test[4,4:6],type="b",lty=1,lwd=2,col=2)
axis(1,c(1:3),c("lm","t","cc"),padj=-0.3,cex.axis=1.3)#,c("Selection","condPow","Pow"),padj=-0.3,cex.axis=1.3)
mtext(side=1,"Analysis",cex=1,line=2)#,line=2.2)

plot(1:3,oncho_high_effect_test[5,1:3],type="b",xaxt="n",yaxt="n",ylim=c(0,1),lwd=2,col=1)
lines(1:3,oncho_high_effect_test[5,4:6],type="b",lwd=2,col=2)
axis(1,c(1:3),c("lm","t","cc"),padj=-0.3,cex.axis=1.3)#,c("Selection","condPow","Pow"),padj=-0.3,cex.axis=1.3)
mtext(side=1,"Analysis",cex=1,line=2)#,line=2.2)

plot(1:3,oncho_high_effect_test[6,1:3],type="b",xaxt="n",yaxt="n",ylim=c(0,1),lwd=2,col=1)
lines(1:3,oncho_high_effect_test[6,4:6],type="b",lwd=2,col=2)
axis(1,c(1:3),c("0.1","0.2","0.3"),padj=-0.3,cex.axis=1.3)#,c("Selection","condPow","Pow"),padj=-0.3,cex.axis=1.3)
axis(1,c(1:3),c("lm","t","cc"),padj=-0.3,cex.axis=1.3)#,c("Selection","condPow","Pow"),padj=-0.3,cex.axis=1.3)
mtext(side=1,"Analysis",cex=1,line=2)#,line=2.2)

dev.off()




#Error


pdf(file ="Oncho_Error.pdf", width = 12, height = 6, pointsize = 12, paper = "special")

par (mfrow=c(2,4), mar=c(1, 1, 1, 1), oma=c(3, 3, 1, 1))
plot(1:3,oncho_no_effect[7,1:3],type="b",xaxt="n",ylim=c(0,0.05),lty=1,lwd=2,col=1,cex.axis=1.3)
legend("top",legend=c(expression(N[1]==80),expression(N[1]==120),"MA1","MA2"),lwd=2,col=c(1,2,3,4),lty=c(1,1,2,2),bty="n",cex=1.3)
mtext(side=2,"FWER",cex=1,line=2.1)#,line=2.2)
mtext(side=3,"Low Dose",cex=1.3)#,line=2.2)
lines(1:3,oncho_no_effect[7,4:6],type="b",lwd=2,col=2)
lines(1:3,oncho_no_effect[11,1:3],type="b",lwd=2,col=3,lty=2)
lines(1:3,oncho_no_effect[15,1:3],type="b",lwd=2,col=5,lty=2)
abline(h=0.025)
axis(1,c(1:3),c("0.1","0.2","0.3"),padj=-0.3,cex.axis=1.3)#,c("Selection","condPow","Pow"),padj=-0.3,cex.axis=1.3)
mtext(side=1,expression(alpha[1]),cex=1,line=2)#,line=2.2)

plot(1:3,oncho_no_effect[8,1:3],type="b",xaxt="n",yaxt="n",ylim=c(0,0.05),lwd=2,col=1)
mtext(side=3,"Medium Dose",cex=1.3)#,line=2.2)
lines(1:3,oncho_no_effect[8,4:6],type="b",lwd=2,col=2)
lines(1:3,oncho_no_effect[12,1:3],type="b",lwd=2,col=3,lty=2)
lines(1:3,oncho_no_effect[16,1:3],type="b",lwd=2,col=5,lty=2)
abline(h=0.025)
axis(1,c(1:3),c("0.1","0.2","0.3"),padj=-0.3,cex.axis=1.3)#,c("Selection","condPow","Pow"),padj=-0.3,cex.axis=1.3)
mtext(side=1,expression(alpha[1]),cex=1,line=2)#,line=2.2)

plot(1:3,oncho_no_effect[9,1:3],type="b",xaxt="n",yaxt="n",ylim=c(0,0.05),lwd=2,col=1)
mtext(side=3,"High Dose",cex=1.3)#,line=2.2)
lines(1:3,oncho_no_effect[9,4:6],type="b",lwd=2,col=2)
lines(1:3,oncho_no_effect[13,1:3],type="b",lwd=2,col=3,lty=2)
lines(1:3,oncho_no_effect[17,1:3],type="b",lwd=2,col=5,lty=2)
abline(h=0.025)
axis(1,c(1:3),c("0.1","0.2","0.3"),padj=-0.3,cex.axis=1.3)#,c("Selection","condPow","Pow"),padj=-0.3,cex.axis=1.3)
mtext(side=1,expression(alpha[1]),cex=1,line=2)#,line=2.2)

plot(1:3,oncho_no_effect[10,1:3],type="b",xaxt="n",yaxt="n",ylim=c(0,0.05),lwd=2,col=1)
mtext(side=3,"Total Study FWER",cex=1.3)#,line=2.2)
lines(1:3,oncho_no_effect[10,4:6],type="b",lwd=2,col=2)
lines(1:3,oncho_no_effect[14,1:3],type="b",lwd=2,col=3,lty=2)
lines(1:3,oncho_no_effect[18,1:3],type="b",lwd=2,col=5,lty=2)
mtext(side=4,"Global null hypothesis",cex=1,line=1)#,line=2.2)
abline(h=0.025)
axis(1,c(1:3),c("0.1","0.2","0.3"),padj=-0.3,cex.axis=1.3)#,c("Selection","condPow","Pow"),padj=-0.3,cex.axis=1.3)
mtext(side=1,expression(alpha[1]),cex=1,line=2)#,line=2.2)



plot(1:3,oncho_no_effect_test[7,1:3],type="b",xaxt="n",ylim=c(0,0.05),lty=1,lwd=2,col=1,cex.axis=1.3)
legend("top",legend=c("Selection strategy B","Selection strategy A","MA1","MA2"),lwd=2,col=c(1,2,3,4),lty=c(1,1,2,2),bty="n",cex=1.3)
mtext(side=2,"Proportion",cex=1,line=2.1)#,line=2.2)
##legend("topright",legend=c(expression(N[1]==60),expression(alpha[1]==0.1),expression(alpha[1]==0.2),expression(alpha[1]==0.3),expression(N[1]==90),expression(alpha[1]==0.1),expression(alpha[1]==0.2),expression(alpha[1]==0.3)),cex=.8,lwd=2,col=c("white",1:3,"white",4:6),lwd=2.5,ncol=2,bty="n",pch=c(1,1:3,1,4:6))
lines(1:3,oncho_no_effect_test[7,4:6],type="b",lwd=2,col=2)
lines(1:3,oncho_no_effect_test[11,1:3],type="b",lwd=2,col=3,lty=2)
lines(1:3,oncho_no_effect_test[15,1:3],type="b",lwd=2,col=5,lty=2)
abline(h=0.025)
axis(1,c(1:3),c("lm","t","cc"),padj=-0.3,cex.axis=1.3)#,c("Selection","condPow","Pow"),padj=-0.3,cex.axis=1.3)
mtext(side=1,"Analysis",cex=1,line=2)#,line=2.2)

plot(1:3,oncho_no_effect_test[8,1:3],type="b",xaxt="n",yaxt="n",ylim=c(0,0.05),lwd=2,col=1)
lines(1:3,oncho_no_effect_test[8,4:6],type="b",lwd=2,col=2)
lines(1:3,oncho_no_effect_test[12,1:3],type="b",lwd=2,col=3,lty=2)
lines(1:3,oncho_no_effect_test[16,1:3],type="b",lwd=2,col=5,lty=2)#
abline(h=0.025)
axis(1,c(1:3),c("lm","t","cc"),padj=-0.3,cex.axis=1.3)#,c("Selection","condPow","Pow"),padj=-0.3,cex.axis=1.3)
mtext(side=1,"Analysis",cex=1,line=2)#,line=2.2)

plot(1:3,oncho_no_effect_test[9,1:3],type="b",xaxt="n",yaxt="n",ylim=c(0,0.05),lwd=2,col=1)
lines(1:3,oncho_no_effect_test[9,4:6],type="b",lwd=2,col=2)
lines(1:3,oncho_no_effect_test[13,1:3],type="b",lwd=2,col=3,lty=2)
lines(1:3,oncho_no_effect_test[17,1:3],type="b",lwd=2,col=5,lty=2)
abline(h=0.025)
axis(1,c(1:3),c("lm","t","cc"),padj=-0.3,cex.axis=1.3)#,c("Selection","condPow","Pow"),padj=-0.3,cex.axis=1.3)
mtext(side=1,"Analysis",cex=1,line=2)#,line=2.2)

plot(1:3,oncho_no_effect_test[10,1:3],type="b",xaxt="n",yaxt="n",ylim=c(0,0.05),lwd=2,col=1)
lines(1:3,oncho_no_effect_test[10,4:6],type="b",lwd=2,col=2)
lines(1:3,oncho_no_effect_test[14,1:3],type="b",lwd=2,col=3,lty=2)
lines(1:3,oncho_no_effect_test[18,1:3],type="b",lwd=2,col=5,lty=2)
mtext(side=4,"Global null hypothesis",cex=1,line=1)#,line=2.2)
abline(h=0.025)
axis(1,c(1:3),c("lm","t","cc"),padj=-0.3,cex.axis=1.3)#,c("Selection","condPow","Pow"),padj=-0.3,cex.axis=1.3)
mtext(side=1,"Analysis",cex=1,line=2)#,line=2.2)

dev.off()















##################################
#
# Simulation 3
#




###############################################################################################
###############################################################################################

#
#
#     Add total responder; Compare  linear model - t-test Wilcoxon
#
#


N1<-120
alpha1<-.3
sel_scen=c(0,0,0)
test1=c(0,2,3,4)
rr0<-.1
rr1<-.1
rr2<-.1
rr3<-.1
#no_effect

oncho_no_effect_resp<-mapply(simul_res,mu_raw_0, sd_raw_0 , r0_6no,r1_6no,r2_6no,r3_6no, r0_12no,r1_12no,r2_12no,r3_12no,  rho ,
                             n_trials,4,N1 , N, rmonth, alpha1 , alpha,
                             sim_out1,sel_scen, side1,test1,dropout,rr0,rr1,rr2,rr3)

rr0<-.1
rr1<-.1
rr2<-.1
rr3<-r3_12lo-.1

#low_effect
oncho_low_effect_resp<-mapply(simul_res,mu_raw_0, sd_raw_0 , r0_6lo,r1_6lo,r2_6lo,r3_6lo, r0_12lo,r1_12lo,r2_12lo,r3_12lo,  rho ,
                              n_trials,4,N1 , N, rmonth, alpha1 , alpha,
                              sim_out1,sel_scen, side1,test1,dropout,rr0,rr1,rr2,rr3)

#med_effect
rr0<-.1
rr1<-.1
rr2<-r2_12me-.1
rr3<-r3_12me-.1

oncho_med_effect_resp<-mapply(simul_res,mu_raw_0, sd_raw_0 , r0_6me,r1_6me,r2_6me,r3_6me, r0_12me,r1_12me,r2_12me,r3_12me,  rho ,
                              n_trials,4,N1 , N, rmonth, alpha1 , alpha,
                              sim_out1,sel_scen, side1,test1,dropout,rr0,rr1,rr2,rr3)

#high_effect

rr0<-.1
rr1<-r1_12hi-.1
rr2<-r2_12hi-.1
rr3<-r3_12hi-.1

oncho_high_effect_resp<-mapply(simul_res,mu_raw_0, sd_raw_0 , r0_6hi,r1_6hi,r2_6hi,r3_6hi, r0_12hi,r1_12hi,r2_12hi,r3_12hi,  rho ,
                               n_trials,4,N1 , N, rmonth, alpha1 , alpha,
                               sim_out1,sel_scen, side1,test1,dropout,rr0,rr1,rr2,rr3)







#Power



#Power
pdf(file ="Oncho_Pow_resp.pdf", width = 12, height = 9, pointsize = 12, paper = "special")

par (mfrow=c(3,4), mar=c(1, 1, 1, 1), oma=c(3, 3, 1, 1))
#plot(1:4,oncho_no_effect_resp[7,1:4],type="b",xaxt="n",ylim=c(0,1),lty=1,lwd=2,col=1)
#mtext(side=2,"Proportion",cex=1,line=2.1)#,line=2.2)
#mtext(side=3,"Low Dose",cex=1.3)#,line=2.2)
##legend("topright",legend=c(expression(N[1]==60),expression(alpha[1]==0.1),expression(alpha[1]==0.2),expression(alpha[1]==0.3),expression(N[1]==90),expression(alpha[1]==0.1),expression(alpha[1]==0.2),expression(alpha[1]==0.3)),cex=.8,lwd=2,col=c("white",1:4,"white",4:6),lwd=2.5,ncol=2,bty="n",pch=c(1,1:4,1,4:6))
#lines(1:4,oncho_no_effect_resp[7,4:6],type="b",lwd=2,col=2)
#lines(1:4,oncho_no_effect_resp[11,1:4],type="b",lwd=2,col=3,lty=2)
##lines(1:4,oncho_no_effect_resp[11,4:6],type="b",lwd=2,col=4) #sollte das selbe sein wie in voriger Zeile, daher weglassen
#lines(1:4,oncho_no_effect_resp[15,1:4],type="b",lwd=2,col=5,lty=2)

#plot(1:4,oncho_no_effect_resp[8,1:4],type="b",xaxt="n",yaxt="n",ylim=c(0,1),lwd=2,col=1)
#mtext(side=3,"Medium Dose",cex=1.3)#,line=2.2)
#lines(1:4,oncho_no_effect_resp[8,4:6],type="b",lwd=2,col=2)
#lines(1:4,oncho_no_effect_resp[12,1:4],type="b",lwd=2,col=3,lty=2)
#lines(1:4,oncho_no_effect_resp[16,1:4],type="b",lwd=2,col=5,lty=2)#

#plot(1:4,oncho_no_effect_resp[9,1:4],type="b",xaxt="n",yaxt="n",ylim=c(0,1),lwd=2,col=1)
#mtext(side=3,"High Dose",cex=1.3)#,line=2.2)
#lines(1:4,oncho_no_effect_resp[9,4:6],type="b",lwd=2,col=2)
#lines(1:4,oncho_no_effect_resp[13,1:4],type="b",lwd=2,col=3,lty=2)
#lines(1:4,oncho_no_effect_resp[17,1:4],type="b",lwd=2,col=5,lty=2)

#plot(1:4,oncho_no_effect_resp[10,1:4],type="b",xaxt="n",yaxt="n",ylim=c(0,1),lwd=2,col=1)
#mtext(side=3,"Disjunctive",cex=1.3)#,line=2.2)
#lines(1:4,oncho_no_effect_resp[10,4:6],type="b",lwd=2,col=2)
#lines(1:4,oncho_no_effect_resp[14,1:4],type="b",lwd=2,col=3,lty=2)
#lines(1:4,oncho_no_effect_resp[18,1:4],type="b",lwd=2,col=5,lty=2)
#mtext(side=4,"Global null hypothesis",cex=1,line=1)#,line=2.2)



plot(1:4,oncho_low_effect_resp[7,1:4],type="b",xaxt="n",ylim=c(0,1),lty=1,lwd=2,col=1,cex.axis=1.3)
#legend("top",legend=c(expression(N[1]==80),expression(N[1]==120),"MA1","MA2"),lwd=2,col=c(1,2,3,4),lty=c(1,1,2,2),bty="n")
mtext(side=2,"Proportion",cex=1,line=2.1)#,line=2.2)
mtext(side=3,"Low Dose",cex=1.3)#,line=2.2)
#lines(1:4,oncho_low_effect_resp[7,4:6],type="b",lty=1,lwd=2,col=2)
lines(1:4,oncho_low_effect_resp[11,1:4],type="b",lwd=2,col=3,lty=2)
lines(1:4,oncho_low_effect_resp[15,1:4],type="b",lwd=2,col=5,lty=2)
legend("top",legend=c("Adaptive design","MA1","MA2"),lwd=2,col=c(1,3,4),lty=c(1,2,2),bty="n",cex=1.3)

plot(1:4,oncho_low_effect_resp[8,1:4],type="b",xaxt="n",yaxt="n",ylim=c(0,1),lwd=2,col=1)
mtext(side=3,"Medium Dose",cex=1.3)#,line=2.2)
#lines(1:4,oncho_low_effect_resp[8,4:6],type="b",lwd=2,col=2)
lines(1:4,oncho_low_effect_resp[12,1:4],type="b",lwd=2,col=3,lty=2)
lines(1:4,oncho_low_effect_resp[16,1:4],type="b",lwd=2,col=5,lty=2)

plot(1:4,oncho_low_effect_resp[9,1:4],type="b",xaxt="n",yaxt="n",ylim=c(0,1),lwd=2,col=1)
mtext(side=3,"High Dose",cex=1.3)#,line=2.2)
#lines(1:4,oncho_low_effect_resp[9,4:6],type="b",lwd=2,col=2)
lines(1:4,oncho_low_effect_resp[13,1:4],type="b",lwd=2,col=3,lty=2)
lines(1:4,oncho_low_effect_resp[17,1:4],type="b",lwd=2,col=5,lty=2)

plot(1:4,oncho_low_effect_resp[10,1:4],type="b",xaxt="n",yaxt="n",ylim=c(0,1),lwd=2,col=1)
mtext(side=3,"Disjunctive",cex=1.3)#,line=2.2)
#lines(1:4,oncho_low_effect_resp[10,4:6],type="b",lwd=2,col=2)
lines(1:4,oncho_low_effect_resp[14,1:4],type="b",lwd=2,col=3,lty=2)
lines(1:4,oncho_low_effect_resp[18,1:4],type="b",lwd=2,col=5,lty=2)
mtext(side=4,"Scenario high dose eff.",cex=1,line=1)#,line=2.2)


plot(1:4,oncho_med_effect_resp[7,1:4],type="b",xaxt="n",ylim=c(0,1),lty=1,lwd=2,col=1,cex.axis=1.3)
mtext(side=2,"Proportion",cex=1,line=2.1)#,line=2.2)
#lines(1:4,oncho_med_effect_resp[7,4:6],type="b",lty=1,lwd=2,col=2)
lines(1:4,oncho_med_effect_resp[11,1:4],type="b",lwd=2,col=3,lty=2)
lines(1:4,oncho_med_effect_resp[15,1:4],type="b",lwd=2,col=5,lty=2)

plot(1:4,oncho_med_effect_resp[8,1:4],type="b",xaxt="n",yaxt="n",ylim=c(0,1),lwd=2,col=1)
#lines(1:4,oncho_med_effect_resp[8,4:6],type="b",lwd=2,col=2)
lines(1:4,oncho_med_effect_resp[12,1:4],type="b",lwd=2,col=3,lty=2)
lines(1:4,oncho_med_effect_resp[16,1:4],type="b",lwd=2,col=5,lty=2)

plot(1:4,oncho_med_effect_resp[9,1:4],type="b",xaxt="n",yaxt="n",ylim=c(0,1),lwd=2,col=1)
#lines(1:4,oncho_med_effect_resp[9,4:6],type="b",lwd=2,col=2)
lines(1:4,oncho_med_effect_resp[13,1:4],type="b",lwd=2,col=3,lty=2)
lines(1:4,oncho_med_effect_resp[17,1:4],type="b",lwd=2,col=5,lty=2)

plot(1:4,oncho_med_effect_resp[10,1:4],type="b",xaxt="n",yaxt="n",ylim=c(0,1),lwd=2,col=1)
#lines(1:4,oncho_med_effect_resp[10,4:6],type="b",lwd=2,col=2)
lines(1:4,oncho_med_effect_resp[14,1:4],type="b",lwd=2,col=3,lty=2)
lines(1:4,oncho_med_effect_resp[18,1:4],type="b",lwd=2,col=5,lty=2)
mtext(side=4,"Scenario Trend",cex=1,line=1)#,line=2.2)

plot(1:4,oncho_high_effect_resp[7,1:4],type="b",xaxt="n",ylim=c(0,1),lty=1,lwd=2,col=1,cex.axis=1.3)
mtext(side=2,"Proportion",cex=1,line=2.1)#,line=2.2)
#lines(1:4,oncho_high_effect_resp[7,4:6],type="b",lty=1,lwd=2,col=2)
lines(1:4,oncho_high_effect_resp[11,1:4],type="b",lwd=2,col=3,lty=2)
lines(1:4,oncho_high_effect_resp[15,1:4],type="b",lwd=2,col=5,lty=2)
axis(1,c(1:4),c("lm","t","cc","c"),padj=-0.3,cex.axis=1.3)#,c("Selection","condPow","Pow"),padj=-0.3,cex.axis=1.3)
mtext(side=1,"Analysis",cex=1,line=2)#,line=2.2)

plot(1:4,oncho_high_effect_resp[8,1:4],type="b",xaxt="n",yaxt="n",ylim=c(0,1),lwd=2,col=1)
#lines(1:4,oncho_high_effect_resp[8,4:6],type="b",lwd=2,col=2)
lines(1:4,oncho_high_effect_resp[12,1:4],type="b",lwd=2,col=3,lty=2)
lines(1:4,oncho_high_effect_resp[16,1:4],type="b",lwd=2,col=5,lty=2)
axis(1,c(1:4),c("lm","t","cc","c"),padj=-0.3,cex.axis=1.3)#,c("Selection","condPow","Pow"),padj=-0.3,cex.axis=1.3)
mtext(side=1,"Analysis",cex=1,line=2)#,line=2.2)

plot(1:4,oncho_high_effect_resp[9,1:4],type="b",xaxt="n",yaxt="n",ylim=c(0,1),lwd=2,col=1)
#lines(1:4,oncho_high_effect_resp[9,4:6],type="b",lwd=2,col=2)
lines(1:4,oncho_high_effect_resp[13,1:4],type="b",lwd=2,col=3,lty=2)
lines(1:4,oncho_high_effect_resp[17,1:4],type="b",lwd=2,col=5,lty=2)
axis(1,c(1:4),c("lm","t","cc","c"),padj=-0.3,cex.axis=1.3)#,c("Selection","condPow","Pow"),padj=-0.3,cex.axis=1.3)
mtext(side=1,"Analysis",cex=1,line=2)#,line=2.2)

plot(1:4,oncho_high_effect_resp[10,1:4],type="b",xaxt="n",yaxt="n",ylim=c(0,1),lwd=2,col=1)
#lines(1:4,oncho_high_effect_resp[10,4:6],type="b",lwd=2,col=2)
lines(1:4,oncho_high_effect_resp[14,1:4],type="b",lwd=2,col=3,lty=2)
lines(1:4,oncho_high_effect_resp[18,1:4],type="b",lwd=2,col=5,lty=2)
mtext(side=4,"Scenario all dose eff.",cex=1,line=1)#,line=2.2)
axis(1,c(1:4),c("lm","t","cc","c"),padj=-0.3,cex.axis=1.3)#,c("Selection","condPow","Pow"),padj=-0.3,cex.axis=1.3)
mtext(side=1,"Analysis",cex=1,line=2)#,line=2.2)

dev.off()



#Selection
pdf(file ="Oncho_selection_resp.pdf", width = 9, height = 12, pointsize = 12, paper = "special")

par (mfrow=c(4,3), mar=c(1, 1, 1, 1), oma=c(3, 3, 1, 1))
plot(1:4,oncho_no_effect_resp[1,1:4],type="b",xaxt="n",ylim=c(0,1),lty=1,lwd=2,col=1,cex.axis=1.3)
#legend("top",legend=c(expression(N[1]==80),expression(N[1]==120)),lwd=2,col=c(1,2,3,4),lty=c(1,1,2,2),bty="n")
mtext(side=2,"Proportion",cex=1,line=2.1)#,line=2.2)
mtext(side=3,"Low Dose",cex=1.3)#,line=2.2)
#legend("topright",legend=c(expression(N[1]==60),expression(alpha[1]==0.1),expression(alpha[1]==0.2),expression(alpha[1]==0.3),expression(N[1]==90),expression(alpha[1]==0.1),expression(alpha[1]==0.2),expression(alpha[1]==0.3)),cex=.8,lwd=2,col=c("white",1:4,"white",4:6),lwd=2.5,ncol=2,bty="n",pch=c(1,1:4,1,4:6))
#lines(1:4,oncho_no_effect_resp[1,4:6],type="b",lwd=2,col=2)
legend("top",legend=c("Adaptive design","MA1","MA2"),lwd=2,col=c(1,3,4),lty=c(1,2,2),bty="n",cex=1.3)

plot(1:4,oncho_no_effect_resp[2,1:4],type="b",xaxt="n",yaxt="n",ylim=c(0,1),lwd=2,col=1)
mtext(side=3,"Medium Dose",cex=1.3)#,line=2.2)
#lines(1:4,oncho_no_effect_resp[2,4:6],type="b",lwd=2,col=2)

plot(1:4,oncho_no_effect_resp[3,1:4],type="b",xaxt="n",yaxt="n",ylim=c(0,1),lwd=2,col=1)
mtext(side=3,"High Dose",cex=1.3)#,line=2.2)
#lines(1:4,oncho_no_effect_resp[3,4:6],type="b",lwd=2,col=2)

mtext(side=4,"Global null hypothesis",cex=1,line=1)#,line=2.2)



plot(1:4,oncho_low_effect_resp[1,1:4],type="b",xaxt="n",ylim=c(0,1),lty=1,lwd=2,col=1,cex.axis=1.3)
mtext(side=2,"Proportion",cex=1,line=2.1)#,line=2.2)
#lines(1:4,oncho_low_effect_resp[1,4:6],type="b",lty=1,lwd=2,col=2)

plot(1:4,oncho_low_effect_resp[2,1:4],type="b",xaxt="n",yaxt="n",ylim=c(0,1),lwd=2,col=1)
#lines(1:4,oncho_low_effect_resp[2,4:6],type="b",lwd=2,col=2)

plot(1:4,oncho_low_effect_resp[3,1:4],type="b",xaxt="n",yaxt="n",ylim=c(0,1),lwd=2,col=1)
#lines(1:4,oncho_low_effect_resp[3,4:6],type="b",lwd=2,col=2)
mtext(side=4,"Scenario high dose eff.",cex=1,line=1)#,line=2.2)


plot(1:4,oncho_med_effect_resp[1,1:4],type="b",xaxt="n",ylim=c(0,1),lty=1,lwd=2,col=1,cex.axis=1.3)
mtext(side=2,"Proportion",cex=1,line=2.1)#,line=2.2)
#lines(1:4,oncho_med_effect_resp[1,4:6],type="b",lty=1,lwd=2,col=2)

plot(1:4,oncho_med_effect_resp[2,1:4],type="b",xaxt="n",yaxt="n",ylim=c(0,1),lwd=2,col=1)
#lines(1:4,oncho_med_effect_resp[2,4:6],type="b",lwd=2,col=2)

plot(1:4,oncho_med_effect_resp[3,1:4],type="b",xaxt="n",yaxt="n",ylim=c(0,1),lwd=2,col=1)
#lines(1:4,oncho_med_effect_resp[3,4:6],type="b",lwd=2,col=2)
mtext(side=4,"Scenario Trend",cex=1,line=1)#,line=2.2)

plot(1:4,oncho_high_effect_resp[1,1:4],type="b",xaxt="n",ylim=c(0,1),lty=1,lwd=2,col=1,cex.axis=1.3)
mtext(side=2,"Proportion",cex=1,line=2.1)#,line=2.2)
#lines(1:4,oncho_high_effect_resp[1,4:6],type="b",lty=1,lwd=2,col=2)
axis(1,c(1:4),c("lm","t","cc","c"),padj=-0.3,cex.axis=1.3)#,c("Selection","condPow","Pow"),padj=-0.3,cex.axis=1.3)
mtext(side=1,"Analysis",cex=1,line=2)#,line=2.2)

plot(1:4,oncho_high_effect_resp[2,1:4],type="b",xaxt="n",yaxt="n",ylim=c(0,1),lwd=2,col=1)
#lines(1:4,oncho_high_effect_resp[2,4:6],type="b",lwd=2,col=2)
axis(1,c(1:4),c("lm","t","cc","c"),padj=-0.3,cex.axis=1.3)#,c("Selection","condPow","Pow"),padj=-0.3,cex.axis=1.3)
mtext(side=1,"Analysis",cex=1,line=2)#,line=2.2)

plot(1:4,oncho_high_effect_resp[3,1:4],type="b",xaxt="n",yaxt="n",ylim=c(0,1),lwd=2,col=1)
#lines(1:4,oncho_high_effect_resp[3,4:6],type="b",lwd=2,col=2)
axis(1,c(1:4),c("lm","t","cc","c"),padj=-0.3,cex.axis=1.3)#,c("Selection","condPow","Pow"),padj=-0.3,cex.axis=1.3)
mtext(side=1,"Analysis",cex=1,line=2)#,line=2.2)
mtext(side=4,"Scenario all dose eff.",cex=1,line=1)#,line=2.2)
dev.off()

#Conditional Power


pdf(file ="Oncho_condpower_resp.pdf", width = 9, height = 9, pointsize = 12, paper = "special")
par (mfrow=c(3,3), mar=c(1, 1, 1, 1), oma=c(3, 3, 1, 1))
#plot(1:4,oncho_no_effect_resp[4,1:4],type="b",xaxt="n",ylim=c(0,1),lty=1,lwd=2,col=1)
#mtext(side=2,"Proportion",cex=1,line=2.1)#,line=2.2)
#mtext(side=3,"Low Dose",cex=1.3)#,line=2.2)
##legend("topright",legend=c(expression(N[1]==60),expression(alpha[1]==0.1),expression(alpha[1]==0.2),expression(alpha[1]==0.3),expression(N[1]==90),expression(alpha[1]==0.1),expression(alpha[1]==0.2),expression(alpha[1]==0.3)),cex=.8,lwd=2,col=c("white",1:4,"white",4:6),lwd=2.5,ncol=2,bty="n",pch=c(1,1:4,1,4:6))
#lines(1:4,oncho_no_effect_resp[4,4:6],type="b",lwd=2,col=2)

#plot(1:4,oncho_no_effect_resp[5,1:4],type="b",xaxt="n",yaxt="n",ylim=c(0,1),lwd=2,col=1)
#mtext(side=3,"Medium Dose",cex=1.3)#,line=2.2)
#lines(1:4,oncho_no_effect_resp[5,4:6],type="b",lwd=2,col=2)

#plot(1:4,oncho_no_effect_resp[6,1:4],type="b",xaxt="n",yaxt="n",ylim=c(0,1),lwd=2,col=1)
#mtext(side=3,"High Dose",cex=1.3)#,line=2.2)
#lines(1:4,oncho_no_effect_resp[6,4:6],type="b",lwd=2,col=2)
#mtext(side=4,"Global null hypothesis",cex=1,line=1)#,line=2.2)



plot(1:4,oncho_low_effect_resp[4,1:4],type="b",xaxt="n",ylim=c(0,1),lty=1,lwd=2,col=1,cex.axis=1.3)
#legend("top",legend=c(expression(N[1]==80),expression(N[1]==120)),lwd=2,col=c(1,2,3,4),lty=c(1,1,2,2),bty="n")
mtext(side=3,"Low Dose",cex=1.3)#,line=2.2)
mtext(side=2,"Proportion",cex=1,line=2.1)#,line=2.2)
#lines(1:4,oncho_low_effect_resp[4,4:6],type="b",lty=1,lwd=2,col=2)
legend("top",legend=c("Adaptive design","MA1","MA2"),lwd=2,col=c(1,3,4),lty=c(1,2,2),bty="n",cex=1.3)

plot(1:4,oncho_low_effect_resp[5,1:4],type="b",xaxt="n",yaxt="n",ylim=c(0,1),lwd=2,col=1)
mtext(side=3,"Medium Dose",cex=1.3)#,line=2.2)
#lines(1:4,oncho_low_effect_resp[5,4:6],type="b",lwd=2,col=2)

plot(1:4,oncho_low_effect_resp[6,1:4],type="b",xaxt="n",yaxt="n",ylim=c(0,1),lwd=2,col=1)
mtext(side=3,"High Dose",cex=1.3)#,line=2.2)
#lines(1:4,oncho_low_effect_resp[6,4:6],type="b",lwd=2,col=2)
mtext(side=4,"Scenario high dose eff.",cex=1,line=1)#,line=2.2)


plot(1:4,oncho_med_effect_resp[4,1:4],type="b",xaxt="n",ylim=c(0,1),lty=1,lwd=2,col=1,cex.axis=1.3)
mtext(side=2,"Proportion",cex=1,line=2.1)#,line=2.2)
#lines(1:4,oncho_med_effect_resp[4,4:6],type="b",lty=1,lwd=2,col=2)

plot(1:4,oncho_med_effect_resp[5,1:4],type="b",xaxt="n",yaxt="n",ylim=c(0,1),lwd=2,col=1)
#lines(1:4,oncho_med_effect_resp[5,4:6],type="b",lwd=2,col=2)

plot(1:4,oncho_med_effect_resp[6,1:4],type="b",xaxt="n",yaxt="n",ylim=c(0,1),lwd=2,col=1)
#lines(1:4,oncho_med_effect_resp[6,4:6],type="b",lwd=2,col=2)
mtext(side=4,"Scenario Trend",cex=1,line=1)#,line=2.2)

plot(1:4,oncho_high_effect_resp[4,1:4],type="b",xaxt="n",ylim=c(0,1),lty=1,lwd=2,col=1,cex.axis=1.3)
mtext(side=2,"Proportion",cex=1,line=2.1)#,line=2.2)
#lines(1:4,oncho_high_effect_resp[4,4:6],type="b",lty=1,lwd=2,col=2)
axis(1,c(1:4),c("lm","t","cc","c"),padj=-0.3,cex.axis=1.3)#,c("Selection","condPow","Pow"),padj=-0.3,cex.axis=1.3)
mtext(side=1,"Analysis",cex=1,line=2)#,line=2.2)

plot(1:4,oncho_high_effect_resp[5,1:4],type="b",xaxt="n",yaxt="n",ylim=c(0,1),lwd=2,col=1)
#lines(1:4,oncho_high_effect_resp[5,4:6],type="b",lwd=2,col=2)
axis(1,c(1:4),c("lm","t","cc","c"),padj=-0.3,cex.axis=1.3)#,c("Selection","condPow","Pow"),padj=-0.3,cex.axis=1.3)
mtext(side=1,"Analysis",cex=1,line=2)#,line=2.2)

plot(1:4,oncho_high_effect_resp[6,1:4],type="b",xaxt="n",yaxt="n",ylim=c(0,1),lwd=2,col=1)
#lines(1:4,oncho_high_effect_resp[6,4:6],type="b",lwd=2,col=2)
axis(1,c(1:4),c("lm","t","cc","c"),padj=-0.3,cex.axis=1.3)#,c("Selection","condPow","Pow"),padj=-0.3,cex.axis=1.3)
mtext(side=1,"Analysis",cex=1,line=2)#,line=2.2)

dev.off()




#Error


pdf(file ="Oncho_Error_resp.pdf", width = 12, height = 3, pointsize = 12, paper = "special")

par (mfrow=c(1,4), mar=c(1, 1, 1, 1), oma=c(3, 3, 1, 1))



plot(1:4,oncho_no_effect_resp[7,1:4],type="b",xaxt="n",ylim=c(0,0.05),lty=1,lwd=2,col=1,cex.axis=1.3)
mtext(side=2,"Proportion",cex=1,line=2.1)#,line=2.2)
##legend("topright",legend=c(expression(N[1]==60),expression(alpha[1]==0.1),expression(alpha[1]==0.2),expression(alpha[1]==0.3),expression(N[1]==90),expression(alpha[1]==0.1),expression(alpha[1]==0.2),expression(alpha[1]==0.3)),cex=.8,lwd=2,col=c("white",1:4,"white",4:6),lwd=2.5,ncol=2,bty="n",pch=c(1,1:4,1,4:6))
#lines(1:4,oncho_no_effect_resp[7,4:6],type="b",lwd=2,col=2)
lines(1:4,oncho_no_effect_resp[11,1:4],type="b",lwd=2,col=3,lty=2)
lines(1:4,oncho_no_effect_resp[15,1:4],type="b",lwd=2,col=5,lty=2)
abline(h=0.025)
axis(1,c(1:4),c("lm","t","cc","c"),padj=-0.3,cex.axis=1.3)#,c("Selection","condPow","Pow"),padj=-0.3,cex.axis=1.3)
mtext(side=1,"Analysis",cex=1,line=2)#,line=2.2)
mtext(side=3,"Low Dose",cex=1.3)#,line=2.2)
legend("top",legend=c("Adaptive design","MA1","MA2"),lwd=2,col=c(1,3,4),lty=c(1,2,2),bty="n",cex=1.3)

plot(1:4,oncho_no_effect_resp[8,1:4],type="b",xaxt="n",yaxt="n",ylim=c(0,0.05),lwd=2,col=1)
#lines(1:4,oncho_no_effect_resp[8,4:6],type="b",lwd=2,col=2)
lines(1:4,oncho_no_effect_resp[12,1:4],type="b",lwd=2,col=3,lty=2)
lines(1:4,oncho_no_effect_resp[16,1:4],type="b",lwd=2,col=5,lty=2)#
abline(h=0.025)
axis(1,c(1:4),c("lm","t","cc","c"),padj=-0.3,cex.axis=1.3)#,c("Selection","condPow","Pow"),padj=-0.3,cex.axis=1.3)
mtext(side=1,"Analysis",cex=1,line=2)#,line=2.2)
mtext(side=3,"Medium dose",cex=1.3)#,line=2.2)


plot(1:4,oncho_no_effect_resp[9,1:4],type="b",xaxt="n",yaxt="n",ylim=c(0,0.05),lwd=2,col=1)
#lines(1:4,oncho_no_effect_resp[9,4:6],type="b",lwd=2,col=2)
lines(1:4,oncho_no_effect_resp[13,1:4],type="b",lwd=2,col=3,lty=2)
lines(1:4,oncho_no_effect_resp[17,1:4],type="b",lwd=2,col=5,lty=2)
abline(h=0.025)
axis(1,c(1:4),c("lm","t","cc","c"),padj=-0.3,cex.axis=1.3)#,c("Selection","condPow","Pow"),padj=-0.3,cex.axis=1.3)
mtext(side=1,"Analysis",cex=1,line=2)#,line=2.2)
mtext(side=3,"High dose",cex=1.3)#,line=2.2)

plot(1:4,oncho_no_effect_resp[10,1:4],type="b",xaxt="n",yaxt="n",ylim=c(0,0.05),lwd=2,col=1)
#lines(1:4,oncho_no_effect_resp[10,4:6],type="b",lwd=2,col=2)
lines(1:4,oncho_no_effect_resp[14,1:4],type="b",lwd=2,col=3,lty=2)
lines(1:4,oncho_no_effect_resp[18,1:4],type="b",lwd=2,col=5,lty=2)
mtext(side=4,"Global null hypothesis",cex=1,line=1)#,line=2.2)
abline(h=0.025)
axis(1,c(1:4),c("lm","t","cc","c"),padj=-0.3,cex.axis=1.3)#,c("Selection","condPow","Pow"),padj=-0.3,cex.axis=1.3)
mtext(side=1,"Analysis",cex=1,line=2)#,line=2.2)
mtext(side=3,"Total Study FWER",cex=1.3)#,line=2.2)

dev.off()
